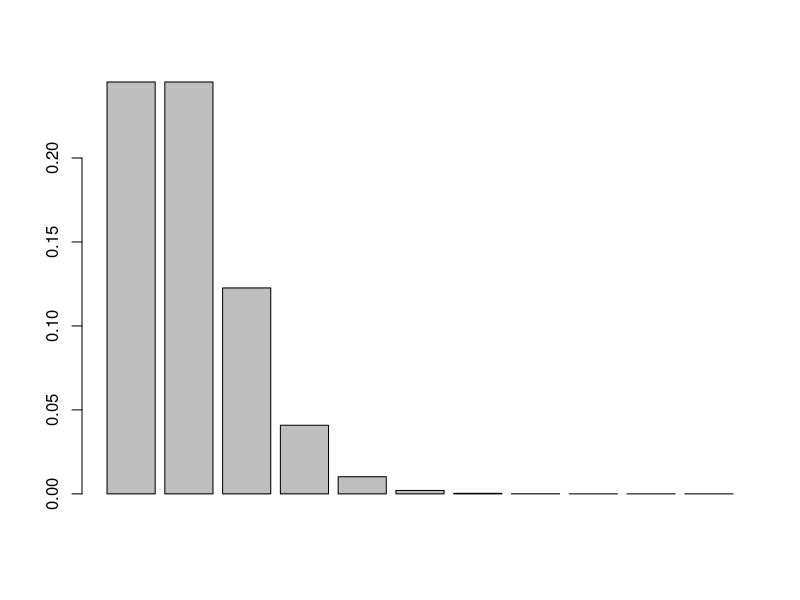
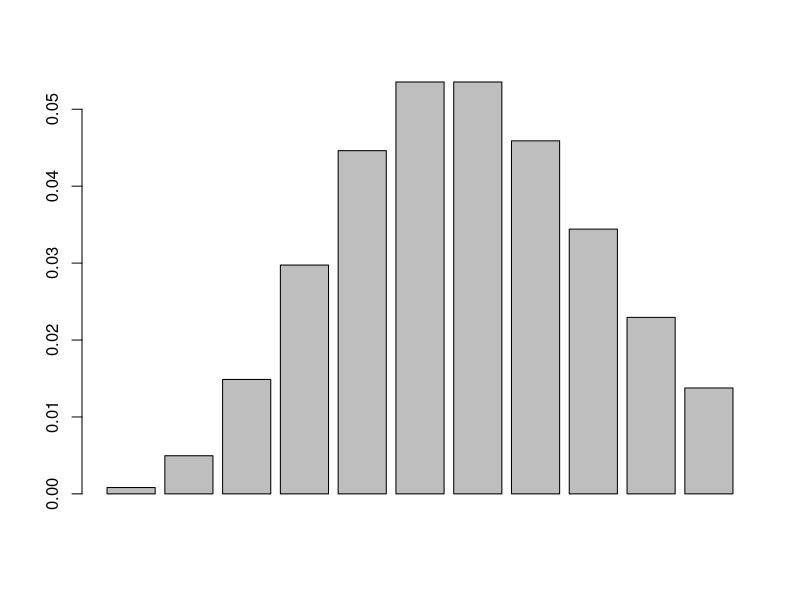
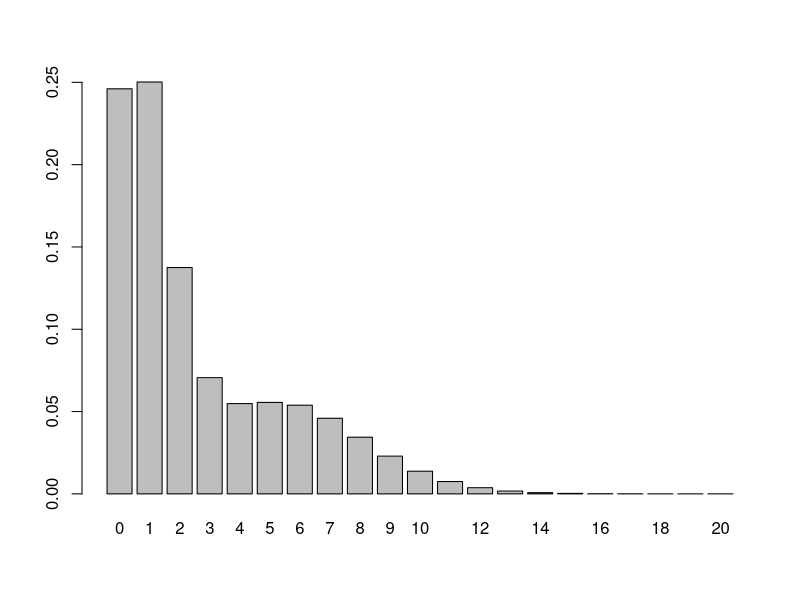

The R script that drew these images, in order:
## ---- chunk 1
getMarginalZ <- function (z) {
r <- dbinom(z, size=1, prob=1/3) #=Bernoulli(p=1/3)
return(r)
}
## ---- chunk 2
getConditionalXGivenZ <- function (x, z) {
if (z!=0 & z!=1) {
stop("z-ren balioa 0 edo 1 izan behar du")
}
lambda <- 5*z + 1
return(dpois(x, lambda))
}
## ---- chunk 3
getJointProbability <- function (x, z) {
return(getMarginalZ(z) * getConditionalXGivenZ(x, z))
}
## ---- chunk 4

#ardatzei balioak eman
x <- 0:10
z <- 0:1
prob <- outer(x, z, Vectorize(getJointProbability))

barplot(prob[, 1])
barplot(prob[, 2])
## ---- chunk 5
getMarginalX <- function(x){
  return(getJointProbability(x, 0) + getJointProbability(x, 1))
}
x <- 0:20
prob <- getMarginalX(x)

barplot(prob, names.arg = x)
## ---- chunk 6
getConditionalZGivenX <- function(x, z){
  return(getJointProbability(x, z)/getMarginalX(x))
}
## ---- chunk 7
getConditionalExpectedXgivenZ <- function(z){
  return(5*z+1)
}

## ---- chunk 8
getConditionalExpectedZgivenX <- function(x){
  return(getConditionalZGivenX(x, 1))
}

## ---- chunk 9
sampleJointDistribution <- function (n.sim, p=1/3, 
                                     lambda=function(z){5*z + 1}) {
  if (n.sim==1) {
    z <- runif(1) <= p
    x <- rpois(1, lambda(z))
    return (c(x, z))
  }else{
    samps <- sapply(1:n.sim, 
                    FUN=function(i) {
                     return(sampleJointDistribution(1, p, lambda))
                    })
    df <- data.frame(X=samps[1, ], Z=samps[2, ])
    return(df)
  }
}
## ---- chunk 10
joint.sample <- sampleJointDistribution(5000)
## ---- chunk 11
empirical.freq <- table(joint.sample$Z) / nrow(joint.sample)
## ---- chunk 12
z.values <- as.numeric(names(empirical.freq))
theorical.prob <- sapply(z.values, FUN=getMarginalZ)
